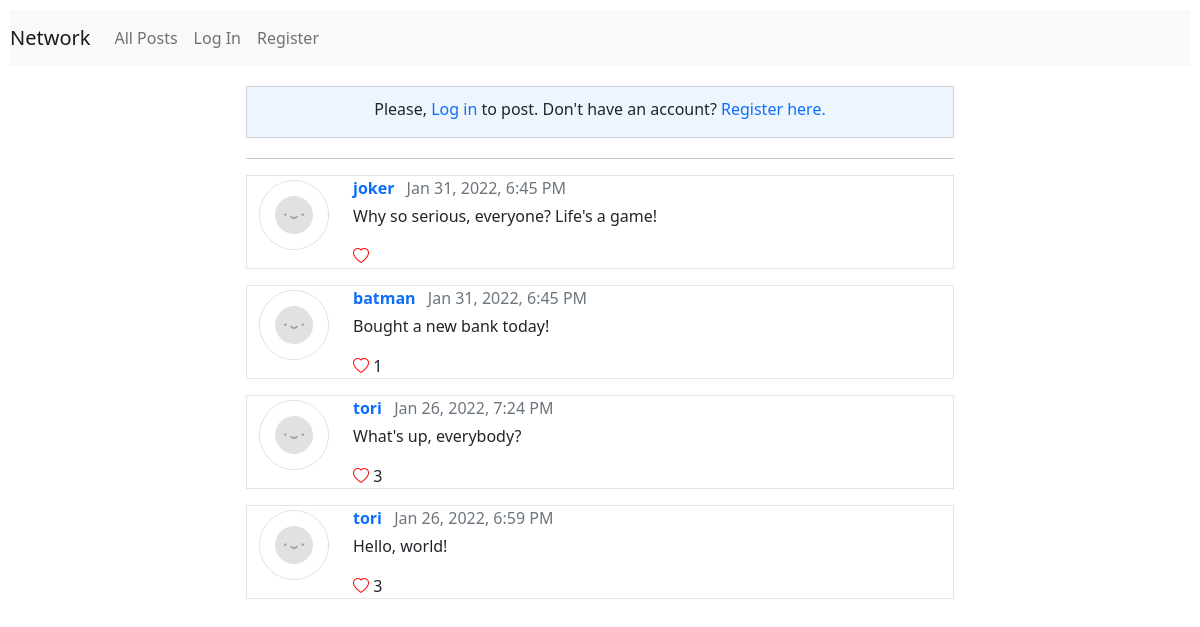
The app's page /, older data.
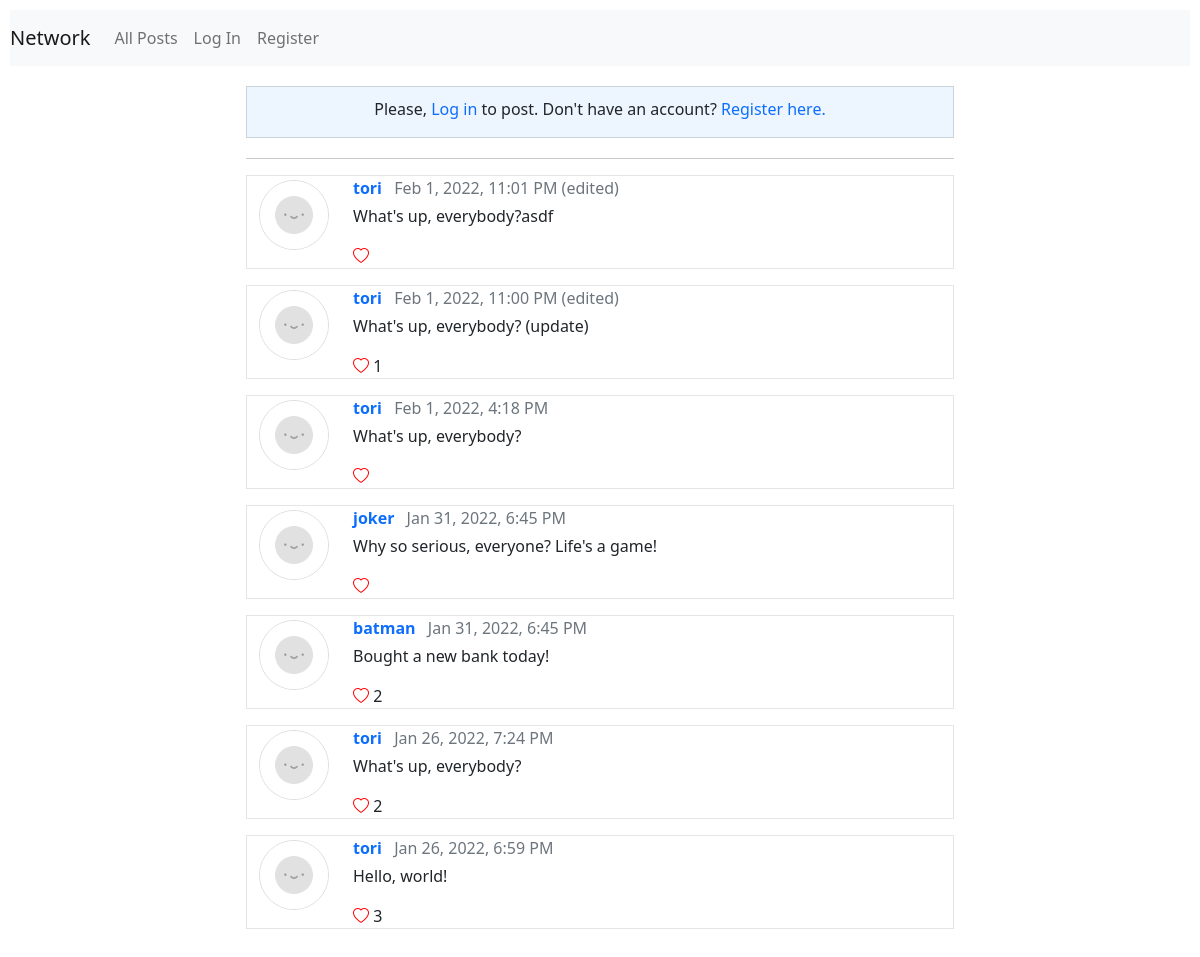
The same page, newer data.
### network/models.py (models this page shows, shortened)
class Post(models.Model):
    author = models.ForeignKey(User, on_delete=models.CASCADE, related_name="posts")
    content = models.TextField()
    likes = models.ManyToManyField(User)
    timestamp = models.DateTimeField(auto_now_add=True)
    updated = models.BooleanField(default=False)
    class Meta:
        ordering = ['-timestamp']

class User(AbstractUser):
    following = models.ManyToManyField('self', symmetrical=False)
    followers = models.ManyToManyField('self', symmetrical=False, related_name='subs')
    joined = models.DateTimeField(auto_now_add=True)
    def __str__(self) -> str:
        return self.username

### network/views.py (the view)
# urls.py: path("", views.index, name="index"),
def index(request):
    if request.method == "POST":
        content = request.POST['post']
        Post.objects.create(author=request.user, content=content)
        return redirect('index')
    else:
        posts = Post.objects.all()
        paginator = Paginator(posts, 10)
        page_number = request.GET.get('page')
        page_obj = paginator.get_page(page_number)
        return render(request, 'network/index.html', {
            "page_obj": page_obj,
        })

### network/templates/network/index.html (shortened to what this page needs)
{% extends "network/layout.html" %}
{% load static %}
{% block body %}
    <div class="container postsblock">
        {% if user.is_authenticated %}
            <div class="row mt-2">
                <div class="col-auto">
                    <img class="avatar my-1" src="{% static 'network/avatar.png' %}" alt="avatar"
                    height="80px" width="80px">
                </div>
                <div class="col">
                    <form action="{% url 'index' %}" method="post" class="ms-2">
                        {% csrf_token %}
                        <textarea rows="3" name="post" class="comment-input form-control mb-2 mt-1" placeholder="What's happening?" required></textarea>
                        <div class="d-flex justify-content-end">
                            <button class="btn btn-outline-primary btn-sm mb-2" type="submit">Post</button>
                        </div>
                    </form>
                </div>
            </div>
        {% else %}
            <div class="pb-3 notlogged">
                Please, <a href="{% url 'login' %}">Log in</a>  to post.
                Don't have an account? <a href="{% url 'register' %}">Register here.</a>
            </div>
        {% endif %}
    </div>
    {% include "network/posts.html" %}
{% endblock %}

### network/templates/network/layout.html (shortened to what this page needs)
{% load static %}
<!DOCTYPE html>
<html lang="en">
    <head>
        <link href="https://cdn.jsdelivr.net/npm/bootstrap@5.1.3/dist/css/bootstrap.min.css" rel="stylesheet">
        <link rel="stylesheet" href="https://cdn.jsdelivr.net/npm/bootstrap-icons@1.7.2/font/bootstrap-icons.css">
        <link href="{% static 'network/styles.css' %}" rel="stylesheet">
    </head>
    <body>
        <nav class="navbar navbar-expand-lg navbar-light bg-light">
            <a class="navbar-brand" href="{% url 'index' %}">Network</a>
            <div>
              <ul class="navbar-nav mr-auto">
                <li class="nav-item">
                  <a class="nav-link" href="{% url 'index' %}">All Posts</a>
                </li>
                {% if user.is_authenticated %}
                    <li class="nav-item">
                        <a class="nav-link" href="{% url 'following' %}">Following</a>
                    </li>
                    <li class="nav-item">
                        <a class="nav-link" href="{% url 'logout' %}">Log Out</a>
                    </li>
                {% else %}
                    <li class="nav-item">
                        <a class="nav-link" href="{% url 'login' %}">Log In</a>
                    </li>
                    <li class="nav-item">
                        <a class="nav-link" href="{% url 'register' %}">Register</a>
                    </li>
                {% endif %}
              </ul>
            </div>
          </nav>
        <div class="body">
            {% block body %}
            {% endblock %}
        </div>
    </body>
</html>

### network/templates/network/posts.html (shortened to what this page needs)
{% load static %}
<hr>
<div class="container posts">
    {% for post in page_obj %}
        <div class="row my-3 post">
            <div class="col-auto">
                <img class="avatar my-1" src="{% static 'network/avatar.png' %}" alt="avatar"
                height="70px" width="70px">
            </div>
            <div class="col" data-content="{{ post.id }}">
                <div class="mb-1">
                    <strong><a href="{% url 'profile' post.author.id %}">{{ post.author }}</a></strong>
                    <span class="text-muted fw-lighter ms-2">{{ post.timestamp|date:"M j, Y, g:i A" }}</span>
                    <span class="text-muted fw-lighter">
                        {% if post.updated %}
                            (edited)
                        {% endif %}
                    </span>
                </div>
                <div>
                    <p class="content">{{ post.content }}</p>
                    <div class="likes">
                        {% if user in post.likes.all %}
                            <i id="{{ post.id }}" class="bi bi-heart-fill like"></i>
                        {% else %}
                            <i id="{{ post.id }}" class="bi bi-heart like"></i>
                        {% endif %}
                        <span class="count">
                            {% if post.likes.count > 0 %}
                                {{ post.likes.count }}
                            {% endif %}
                        </span>
                    </div>
                </div>
            </div>
        </div>
    {% endfor %}
</div>

### network/static/network/styles.css (style rules this page uses)
body { padding: 10px; }
.postsblock { width: 60%; background-color: rgba(140, 190, 255, 0.151); border: 1px solid rgba(0, 0, 0, 0.137); margin-top: 20px; text-align: center; }
img.avatar { border-radius: 50%; border: 1px solid rgba(0, 0, 0, 0.137); }
div.container { height: 50%; width: 60%; }
div.posts { width: 60%; }
hr { width: 60%; margin: auto; margin-top: 20px; border: none; }
.post { border: 1px solid rgba(0, 0, 0, 0.103); }
div.likes { margin-bottom: 5px; display: inline; }
.like { color: red; cursor: pointer; }
a, a:hover { text-decoration: none; }
div.notlogged { text-align: center; padding: 10px; }
p.content { white-space: pre-wrap; }

Row changes from the older to the newer data that the page shows:
added Post: author "tori", timestamp "Feb 1, 2022, 11:01 PM", updated "(edited)", content "What's up, everybody?asdf"
added Post: author "tori", timestamp "Feb 1, 2022, 11:00 PM", updated "(edited)", content "What's up, everybody? (update)", likes.count "1"
added Post: author "tori", timestamp "Feb 1, 2022, 4:18 PM", content "What's up, everybody?"
computed for Post "Bought a new bank today!": likes.count "1" → "2"
computed for Post "Jan 26, 2022, 7:24 PM": likes.count "3" → "2"
